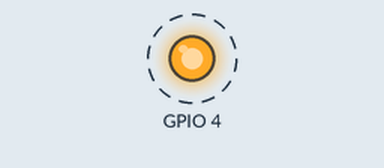
Bench run of a sketch on a simulated ESP32. Parts: output pins drawn as LEDs (lit = HIGH). Dashed ring = blinking. At 3.0 s the program puts the board to deep sleep or switches it off; the recording ends there.

Above: at 0.2 s.
Timing chart, 0 to 3.0 s (numbered marks = the images above):
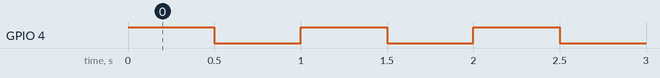

The sketch:

deep_sleep.ino
```cpp
// connect D0 with RST pin to use deep sleep but not while uploading
void setup()
{
  pinMode(4, OUTPUT);

}


void loop()
{

  for (int count = 0; count < 3; count++) {
    digitalWrite(4,HIGH);
    delay(500);
    digitalWrite(4,LOW);
    delay(500);
  }
  ESP.deepSleep(10e6);

}
```

Measured:
- by itself, GPIO 4: alternates HIGH for 0.50 s and LOW for 0.50 s
